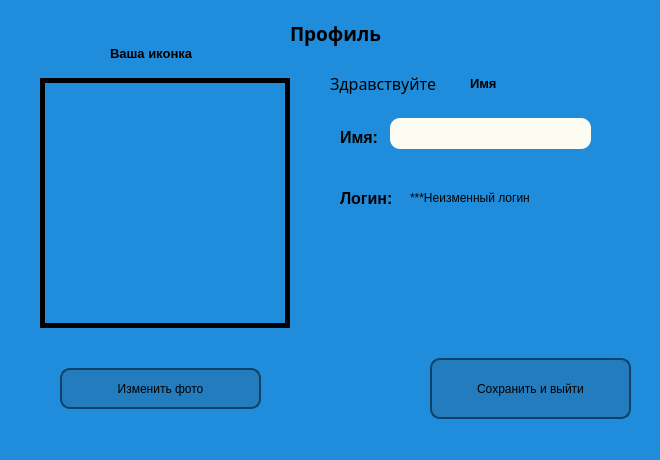
<?xml version="1.0" encoding="UTF-8"?>
<ui version="4.0">
 <class>Profile</class>
 <widget class="QDialog" name="Profile">
  <property name="geometry">
   <rect>
    <x>0</x>
    <y>0</y>
    <width>660</width>
    <height>460</height>
   </rect>
  </property>
  <property name="maximumSize">
   <size>
    <width>660</width>
    <height>460</height>
   </size>
  </property>
  <property name="sizeIncrement">
   <size>
    <width>0</width>
    <height>460</height>
   </size>
  </property>
  <property name="windowTitle">
   <string>Dialog</string>
  </property>
  <widget class="QWidget" name="widget_4" native="true">
   <property name="geometry">
    <rect>
     <x>0</x>
     <y>-2</y>
     <width>861</width>
     <height>621</height>
    </rect>
   </property>
   <property name="styleSheet">
    <string notr="true">background: #1f8ddb</string>
   </property>
   <widget class="QLabel" name="PASSWORD_text_3">
    <property name="geometry">
     <rect>
      <x>290</x>
      <y>20</y>
      <width>101</width>
      <height>30</height>
     </rect>
    </property>
    <property name="font">
     <font>
      <family>Microsoft JhengHei</family>
      <pointsize>14</pointsize>
      <weight>75</weight>
      <bold>true</bold>
     </font>
    </property>
    <property name="text">
     <string>Профиль</string>
    </property>
   </widget>
   <widget class="QLineEdit" name="user_name_profile">
    <property name="geometry">
     <rect>
      <x>390</x>
      <y>120</y>
      <width>201</width>
      <height>31</height>
     </rect>
    </property>
    <property name="styleSheet">
     <string notr="true">background: #fcfcf2;   border-radius: 10px;</string>
    </property>
   </widget>
   <widget class="QLabel" name="label_4">
    <property name="geometry">
     <rect>
      <x>340</x>
      <y>129</y>
      <width>41</width>
      <height>21</height>
     </rect>
    </property>
    <property name="font">
     <font>
      <pointsize>12</pointsize>
      <weight>75</weight>
      <bold>true</bold>
     </font>
    </property>
    <property name="text">
     <string>Имя:</string>
    </property>
   </widget>
   <widget class="QPushButton" name="save_create_pole">
    <property name="geometry">
     <rect>
      <x>430</x>
      <y>360</y>
      <width>201</width>
      <height>61</height>
     </rect>
    </property>
    <property name="styleSheet">
     <string notr="true">QPushButton {
    border: 2px solid #0f4266;
    border-radius: 10px;
    background: #227cbd;
    padding: 5px;
    }

QPushButton:hover {
    background: #31c3d6;
    }</string>
    </property>
    <property name="text">
     <string>Сохранить и выйти</string>
    </property>
   </widget>
   <widget class="QPushButton" name="change_image_button">
    <property name="geometry">
     <rect>
      <x>60</x>
      <y>370</y>
      <width>201</width>
      <height>41</height>
     </rect>
    </property>
    <property name="styleSheet">
     <string notr="true">QPushButton {
    border: 2px solid #0f4266;
    border-radius: 10px;
    background: #227cbd;
    padding: 5px;
    }

QPushButton:hover {
    background: #31c3d6;
    }</string>
    </property>
    <property name="text">
     <string>Изменить фото</string>
    </property>
   </widget>
   <widget class="QLabel" name="label_5">
    <property name="geometry">
     <rect>
      <x>340</x>
      <y>190</y>
      <width>71</width>
      <height>21</height>
     </rect>
    </property>
    <property name="font">
     <font>
      <pointsize>12</pointsize>
      <weight>75</weight>
      <bold>true</bold>
     </font>
    </property>
    <property name="text">
     <string>Логин:</string>
    </property>
   </widget>
   <widget class="QLabel" name="name_login_text">
    <property name="geometry">
     <rect>
      <x>410</x>
      <y>190</y>
      <width>131</width>
      <height>20</height>
     </rect>
    </property>
    <property name="text">
     <string>***Неизменный логин</string>
    </property>
   </widget>
   <widget class="QLabel" name="label_3">
    <property name="geometry">
     <rect>
      <x>330</x>
      <y>70</y>
      <width>131</width>
      <height>31</height>
     </rect>
    </property>
    <property name="font">
     <font>
      <family>MV Boli</family>
      <pointsize>12</pointsize>
     </font>
    </property>
    <property name="text">
     <string>Здравствуйте</string>
    </property>
   </widget>
   <widget class="QLabel" name="name_profile_text">
    <property name="geometry">
     <rect>
      <x>470</x>
      <y>70</y>
      <width>181</width>
      <height>31</height>
     </rect>
    </property>
    <property name="font">
     <font>
      <pointsize>10</pointsize>
      <weight>75</weight>
      <bold>true</bold>
     </font>
    </property>
    <property name="text">
     <string>Имя</string>
    </property>
   </widget>
   <widget class="QLabel" name="profile_image">
    <property name="geometry">
     <rect>
      <x>40</x>
      <y>80</y>
      <width>250</width>
      <height>250</height>
     </rect>
    </property>
    <property name="styleSheet">
     <string notr="true">border: 5px solid #000</string>
    </property>
    <property name="text">
     <string/>
    </property>
   </widget>
   <widget class="QLabel" name="label">
    <property name="geometry">
     <rect>
      <x>110</x>
      <y>40</y>
      <width>101</width>
      <height>31</height>
     </rect>
    </property>
    <property name="font">
     <font>
      <pointsize>10</pointsize>
      <weight>75</weight>
      <bold>true</bold>
     </font>
    </property>
    <property name="text">
     <string>Ваша иконка</string>
    </property>
   </widget>
  </widget>
 </widget>
 <resources/>
 <connections/>
</ui>
